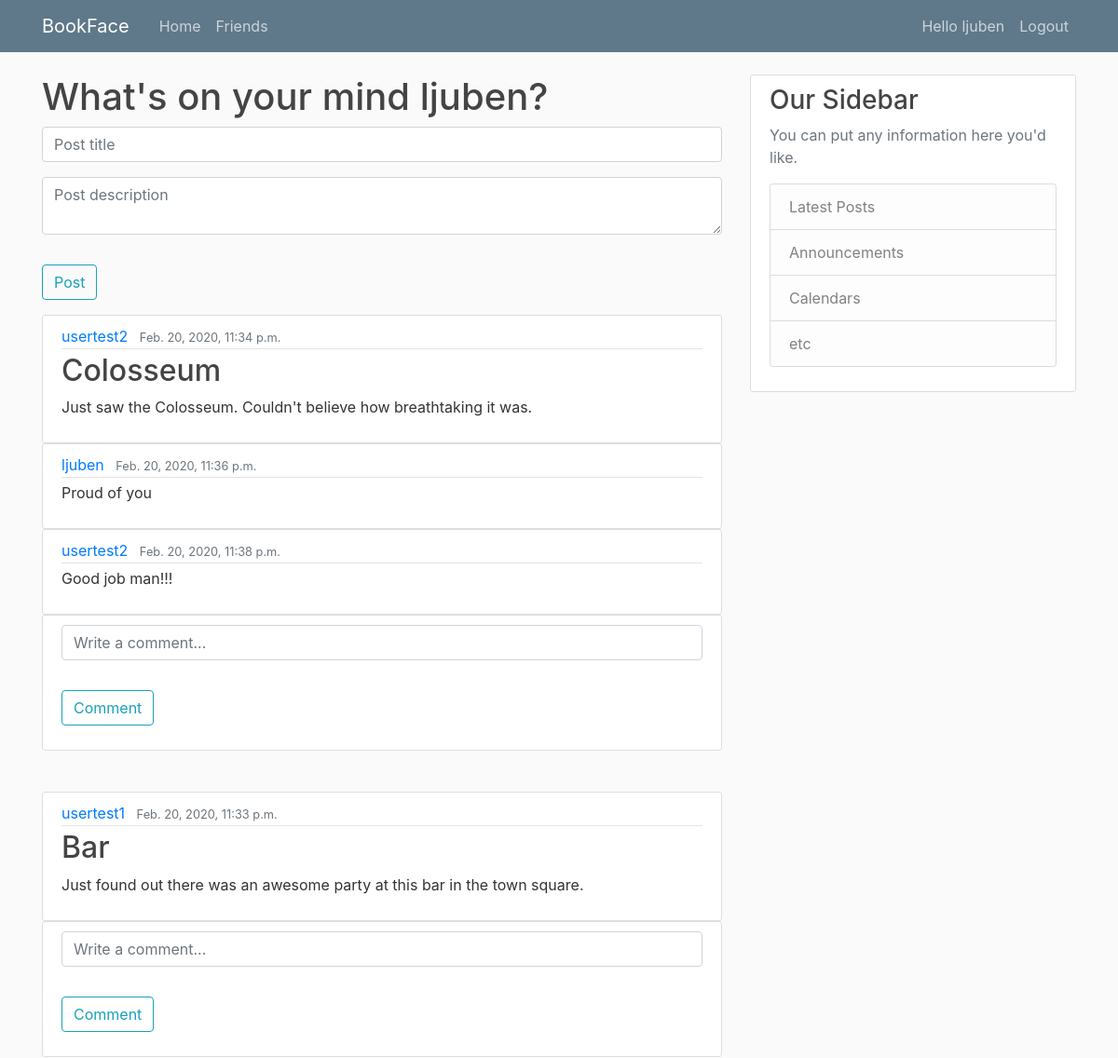
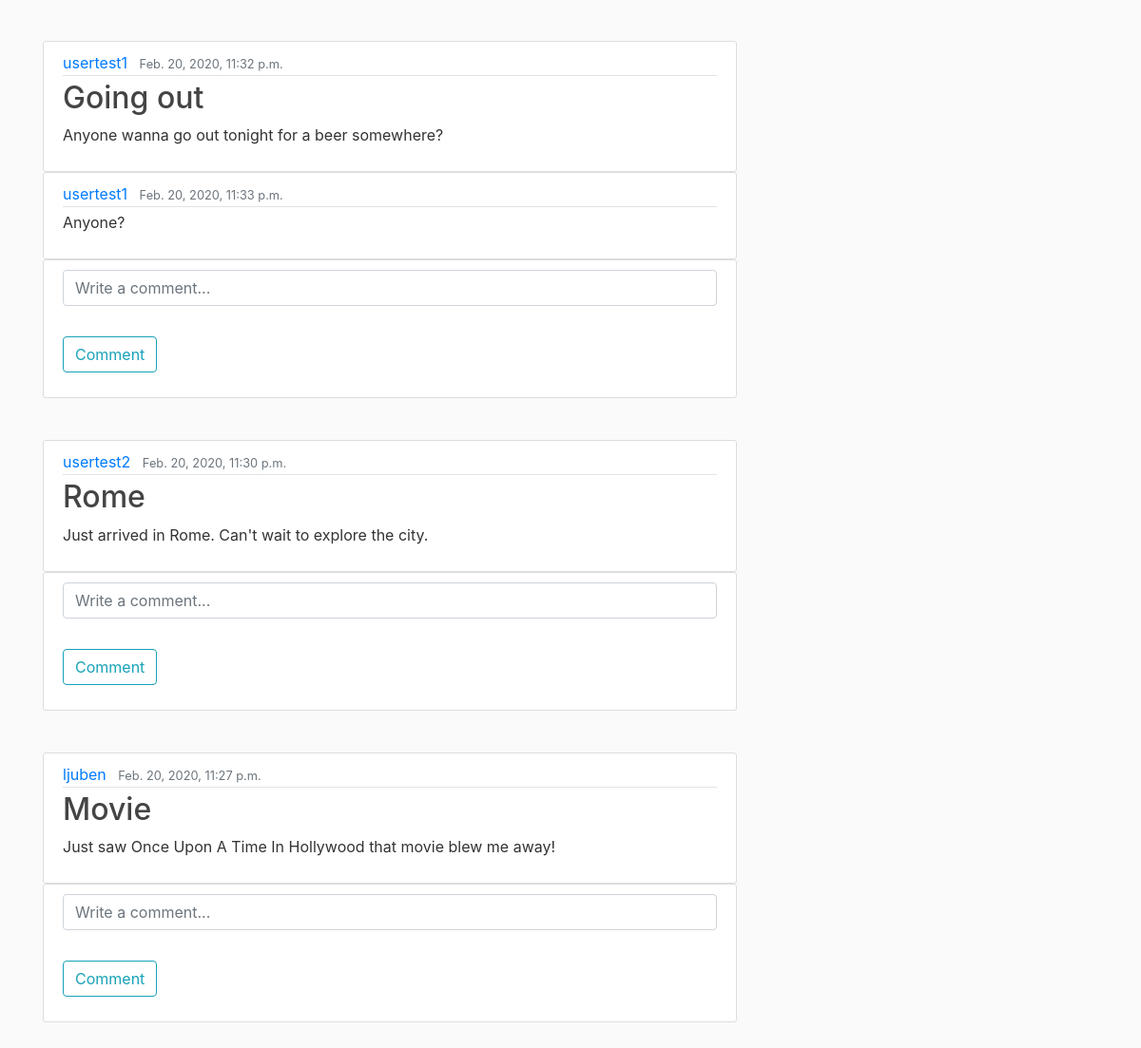
The app's page /post/ (signed in) with its own data (2 pictures, top to bottom).
### post/models.py (models this page shows, shortened)
class Post(models.Model):
    title = models.CharField(max_length=100)
    content = models.TextField()
    date_posted = models.DateTimeField(default=timezone.now)
    num_likes = models.IntegerField(default=0)
    author = models.ForeignKey(User, on_delete=models.CASCADE)

class Comment(models.Model):
    description = models.TextField()
    author = models.ForeignKey(User, on_delete=models.CASCADE)
    post = models.ForeignKey(Post, on_delete=models.CASCADE)
    date_posted = models.DateTimeField(default=timezone.now)

### post/views.py (the view)
# urls.py: path('/', views.index, name='friends-index'),
@login_required
def index(request):
    userLogged = request.user
    friends = Friend.objects.filter(user1=userLogged).values_list('user2', flat=True)
    posts = Post.objects.filter(Q(author__in=friends) | Q(author=userLogged)).order_by('-date_posted')
    for post in posts:
        post.comments = Comment.objects.filter(post=post).order_by('date_posted')
    context = {
        'posts': posts,
        'comment_form': NewComment(),
        'form': NewPostAdd()
    }
    return render(request, 'post/index.html', context)

### post/forms.py
class NewComment(Form):
    description = forms.CharField(label='', widget=forms.TextInput(attrs={'placeholder': 'Write a comment...'}), )

class NewPostAdd(Form):
    title = forms.CharField(label='', max_length=100, widget=forms.TextInput(attrs={'placeholder': 'Post title'}))
    content = forms.CharField(label='', widget=forms.Textarea(attrs={'placeholder': 'Post description', 'rows': 2}))

### post/templates/post/index.html (shortened to what this page needs)
{% extends 'post/base.html' %}
{% load crispy_forms_tags %}
{% block content %}
    <h1>What's on your mind {{ user.username }}?</h1>
    <form method="post" action="{% url 'new-post' %}">
            <fieldset class="form-group">
                {{ form|crispy}}
            </fieldset>
            <div class="form-group">
                <button type="submit" class="btn btn-outline-info">Post</button>
            </div>
    </form>
    {% for post in posts %}
        <article class="media content-section" style="margin-bottom: 0">
          <div class="media-body">
            <div class="article-metadata">
              <a class="mr-2" href="{% url 'user-profile' post.author.id %}">{{ post.author }}</a>
              <small class="text-muted">{{ post.date_posted }}</small>
            </div>
            <h2><a class="article-title" href="#">{{ post.title }}</a></h2>
            <p class="article-content">{{ post.content }}</p>
          </div>
        </article>
        {% for comment in post.comments %}
         <article class="media content-section" style="margin-bottom: 0">
          <div class="media-body">
            <div class="article-metadata">
              <a class="mr-2" href="{% url 'user-profile' comment.author.id %}">{{ comment.author }}</a>
              <small class="text-muted">{{ comment.date_posted }}</small>
            </div>
            <p class="article-content">{{ comment.description }}</p>
          </div>
        </article>
    {% endfor %}
        <article class="media content-section">
             <div class="media-body">
                 <form method="post" action="{% url 'add-comment' post.id%}">
                    <fieldset class="form-group">
                        {{ comment_form|crispy}}
                    </fieldset>
                    <div class="form-group">
                        <button type="submit" class="btn btn-outline-info">Comment</button>
                    </div>
                </form>
            </div>
        </article>
        <br/>
    {% endfor %}
{% endblock content %}

### post/templates/post/base.html (shortened to what this page needs)
{% load static %}
<!DOCTYPE html>
<html lang="en">
<head>
    <link rel="stylesheet" href="https://maxcdn.bootstrapcdn.com/bootstrap/4.0.0/css/bootstrap.min.css">
    <link rel="stylesheet" type="text/css" href="{% static 'post/main.css' %}">
</head>
<body>
    <header class="site-header">
      <nav class="navbar navbar-expand-md navbar-dark bg-steel fixed-top">
        <div class="container">
          <a class="navbar-brand mr-4" href="{% url 'post-index' %}">BookFace</a>
          <div class="collapse navbar-collapse" id="navbarToggle">
            <div class="navbar-nav mr-auto">
              <a class="nav-item nav-link" href="{% url 'post-index' %}">Home</a>
              <a class="nav-item nav-link" href="{% url 'friends-index' %}">Friends</a>
            </div>
            <div class="navbar-nav">
                {% if user.is_authenticated %}
                  <a class="nav-item nav-link" href="{% url 'user-profile' user.id %}">Hello {{ user.username }}</a>
                  <a class="nav-item nav-link" href="{% url 'logout' %}">Logout</a>
                {% else %}
                    <a class="nav-item nav-link" href="{% url 'login' %}">Login</a>
                    <a class="nav-item nav-link" href="{% url 'user-create' %}">Register</a>
                {% endif %}
            </div>
          </div>
        </div>
      </nav>
    </header>
    <main role="main" class="container">
      <div class="row">
        <div class="col-md-8">
          {% block content %}{% endblock %}
        </div>
        <div class="col-md-4">
          <div class="content-section">
            <h3>Our Sidebar</h3>
            <p class='text-muted'>You can put any information here you'd like.
              <ul class="list-group">
                <li class="list-group-item list-group-item-light">Latest Posts</li>
                <li class="list-group-item list-group-item-light">Announcements</li>
                <li class="list-group-item list-group-item-light">Calendars</li>
                <li class="list-group-item list-group-item-light">etc</li>
              </ul>
            </p>
          </div>
        </div>
      </div>
    </main>
</body>
</html>

### post/static/post/main.css (style rules this page uses)
body { background: #fafafa; color: #333333; margin-top: 5rem; }
h1, h2, h3, h4, h5, h6 { color: #444444; }
ul { margin: 0; }
.bg-steel { background-color: #5f788a; }
.site-header .navbar-nav .nav-link { color: #cbd5db; }
.content-section { background: #ffffff; padding: 10px 20px; border: 1px solid #dddddd; border-radius: 3px; margin-bottom: 20px; }
.article-title { color: #444444; }
.article-content { white-space: pre-line; }
.article-metadata { padding-bottom: 1px; margin-bottom: 4px; border-bottom: 1px solid #e3e3e3 }

### records on screen
Post: author "usertest2", date_posted "Feb. 20, 2020, 11:34 p.m.", title "Colosseum", content "Just saw the Colosseum. Couldn't believe how breathtaking it was."
Comment: author "ljuben", date_posted "Feb. 20, 2020, 11:36 p.m.", description "Proud of you"
Comment: author "usertest2", date_posted "Feb. 20, 2020, 11:38 p.m.", description "Good job man!!!"
Post: author "usertest1", date_posted "Feb. 20, 2020, 11:33 p.m.", title "Bar", content "Just found out there was an awesome party at this bar in the town square."
Post: author "usertest1", date_posted "Feb. 20, 2020, 11:32 p.m.", title "Going out", content "Anyone wanna go out tonight for a beer somewhere?"
Comment: author "usertest1", date_posted "Feb. 20, 2020, 11:33 p.m.", description "Anyone?"
Post: author "usertest2", date_posted "Feb. 20, 2020, 11:30 p.m.", title "Rome", content "Just arrived in Rome. Can't wait to explore the city."
Post: author "ljuben", date_posted "Feb. 20, 2020, 11:27 p.m.", title "Movie", content "Just saw Once Upon A Time In Hollywood that movie blew me away!"

### other values on screen
{{ user.username }} "ljuben"
